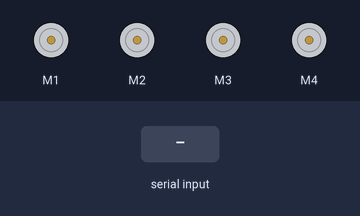
Simulated run of this sketch. Board: Arduino Uno, built with avr-gcc and run on an emulated ATmega328P. Parts: 4 × DC motor (green arrow = forward, orange = backward, longer = faster). The inputs (shaded band) are chosen by the test bench.

Above: at 1.2 s.
1.3 s: "4" received over Serial
2.8 s: "0" received over Serial
At 4.4 s:
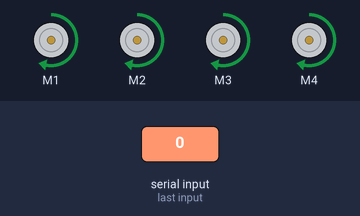
4.8 s: "1" received over Serial
At 5.6 s:
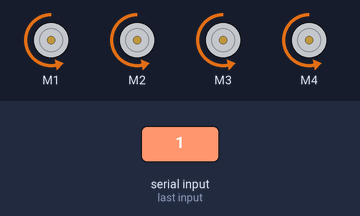
6.3 s: "2" received over Serial
At 6.7 s:
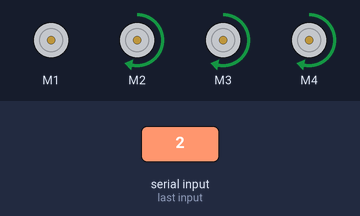
7.8 s: "3" received over Serial
At 9.1 s:
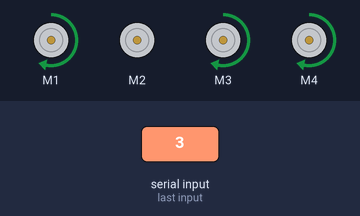
Timing chart, 0 to 10.3 s (numbered marks = the images above; inputs shaded):
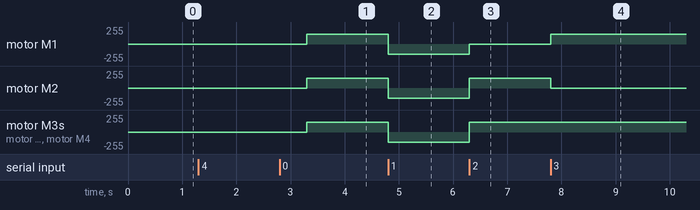

Measured:
- after the input at 2.8 s, motor M1–4: stopped → forward 150/255 after 0.50 s
- after the input at 4.8 s, motor M1–4: forward 150/255 → backward 150/255 at once
- after the input at 6.3 s, motor M1: backward 150/255 → stopped at once; motor M2–4: backward 150/255 → forward 150/255 at once
- after the input at 7.8 s, motor M1: stopped → forward 150/255 at once; motor M2: forward 150/255 → stopped at once

The sketch:

Car_Slave_Code.ino
```cpp
#include<AFMotor.h>

AF_DCMotor motor1(1); //front right wheel
AF_DCMotor motor2(2); //front left wheel
AF_DCMotor motor3(3); //back left wheel
AF_DCMotor motor4(4); //back right wheel

int ascii_reader = 0;


void setup() {
  // put your setup code here, to run once:

  Serial.begin(38400);
}

void loop() {
  // put your main code here, to run repeatedly:

  if(Serial.available() > 0)
  {
    ascii_reader = Serial.read();
  }


  if(ascii_reader == '4') //don't move at all
  {
    motor1.run(RELEASE);
    motor2.run(RELEASE);
    motor3.run(RELEASE);
    motor4.run(RELEASE);
    motor1.setSpeed(0);
    motor2.setSpeed(0);
    motor3.setSpeed(0);
    motor4.setSpeed(0);
    ascii_reader = 0;
    delay(2000);
  }

  else if(ascii_reader == '0') //move fwd
  {
    motor1.run(FORWARD);
    motor2.run(FORWARD);
    motor3.run(FORWARD);
    motor4.run(FORWARD);
    motor1.setSpeed(150);
    motor2.setSpeed(150);
    motor3.setSpeed(150);
    motor4.setSpeed(150);
    ascii_reader = 0;
    delay(1000);
  }

  else if(ascii_reader == '1') //move bckwd
  {
    motor1.run(BACKWARD);
    motor2.run(BACKWARD);
    motor3.run(BACKWARD);
    motor4.run(BACKWARD);
    motor1.setSpeed(150);
    motor2.setSpeed(150);
    motor3.setSpeed(150);
    motor4.setSpeed(150);
    ascii_reader = 0;
    delay(1000);
  }

  else if(ascii_reader == '2') //move fwd right
  {
    motor1.run(RELEASE); //turn off front right motor, so car turns fwd right.
    motor2.run(FORWARD);
    motor3.run(FORWARD);
    motor4.run(FORWARD);
    motor1.setSpeed(0);
    motor2.setSpeed(150);
    motor3.setSpeed(150);
    motor4.setSpeed(150);
    ascii_reader = 0;
    delay(1000);
  }

  else if(ascii_reader == '3') //move fwd left
  {
    motor1.run(FORWARD);
    motor2.run(RELEASE); //turn off front left motor, so car turns fwd right.
    motor3.run(FORWARD);
    motor4.run(FORWARD);
    motor1.setSpeed(150);
    motor2.setSpeed(0);
    motor3.setSpeed(150);
    motor4.setSpeed(150);
    ascii_reader = 0;
    delay(1000);
  }

}
```
